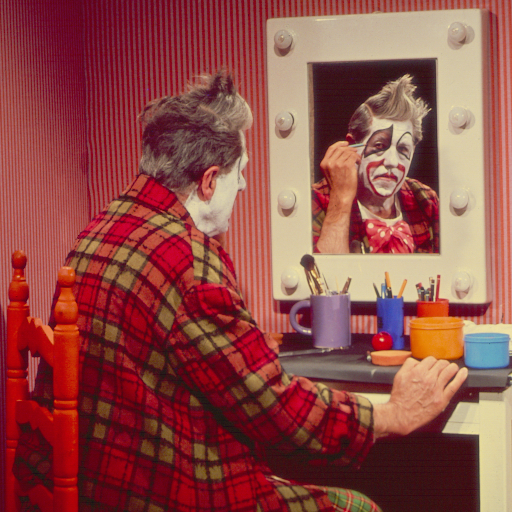
%> input picture TD2_15.09.2021/Louis/clown.bmp, 512 x 512 px
$ octave TD2_Exo3.m   (GNU Octave 9; MATLAB toolbox functions it lacks are replaced by stand-ins)
%> lines starting %> are read from the running program, lines starting %| are printed output that depends on the picture
%Penser à faire "pkg load image" avant chaque TD
clear all;
close all;

%On charge l'image en couleur
Ic = imread('clown.bmp');
%> Ic is the input picture: size 512x512x3 uint8; mean R, G, B 144.6, 75.7, 71

%On calcule la moyenne de l'image originale
Moyenne = mean(mean2(Ic));
%> Moyenne = 97.12
%Retourne une seule valeur : fais la moyenne de chaque couleur où chaque valeur
%est renvoyée dans un vecteur. Puis ensuite on refait la moyenne du vecteur et donc
%des 3 couleurs

Ic_R = Ic(:,:,1); %On prend le canal de couleur 1 de l'image originale
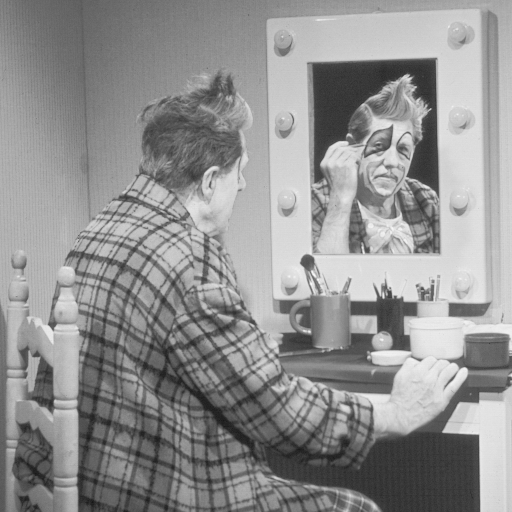
%> Ic_R: size 512x512 uint8; min 22, max 250, mean 144.6
Ic_G = Ic(:,:,2); %On prend le canal de couleur 2 de l'image originale
Ic_B = Ic(:,:,3); %On prend le canal de couleur 3 de l'image originale
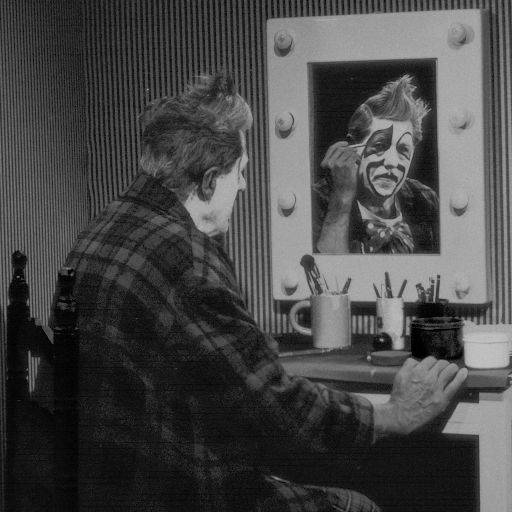
%> Ic_B: size 512x512 uint8; min 1, max 195, mean 71

Moyenne_R = mean(mean2(Ic_R)); %On fait la moyenne sur le canal Rouge
%> Moyenne_R = 144.6
Moyenne_G =  mean(mean2(Ic_G)); %On fait la moyenne sur le canal Vert
%> Moyenne_G = 75.72
Moyenne_B =  mean(mean2(Ic_B)); %On fait la moyenne sur le canal Bleu
%> Moyenne_B = 71.02

K_red = Moyenne ./ Moyenne_R; %Formule de calcul du TD
%> K_red = 0.672
K_green = Moyenne ./ Moyenne_G;
%> K_green = 1.28
K_blue = Moyenne ./ Moyenne_B;
%> K_blue = 1.37

R_Sortie = K_red .* Ic_R; %Formule de calcul du TD
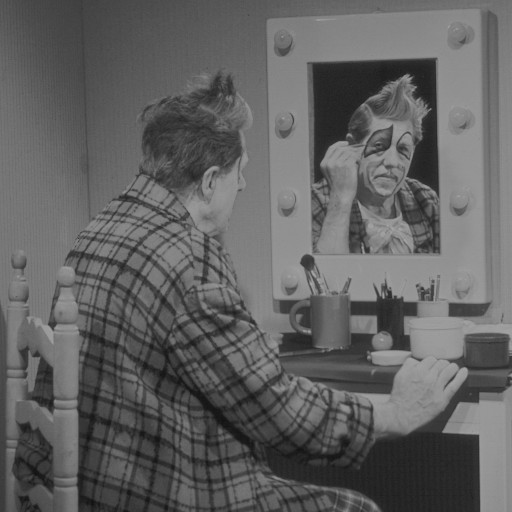
%> R_Sortie: size 512x512 uint8; min 15, max 168, mean 97.1
G_Sortie = K_green .* Ic_G;
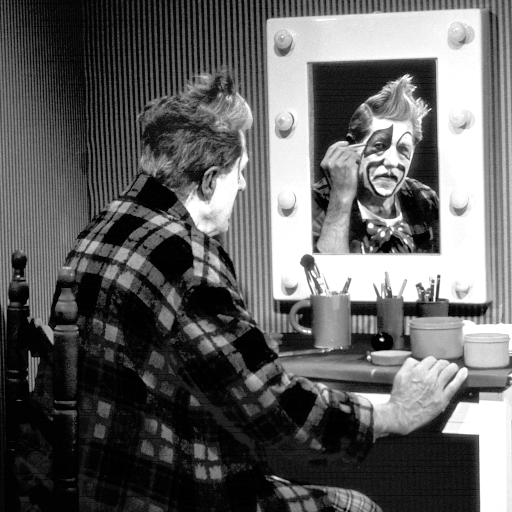
%> G_Sortie: size 512x512 uint8; min 1, max 255, mean 96.5
B_Sortie = K_blue .* Ic_B;
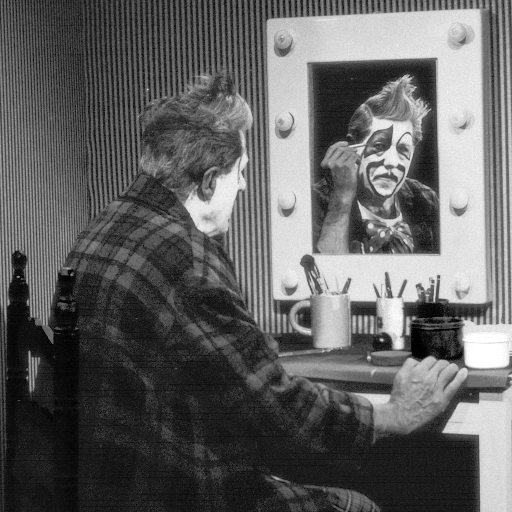
%> B_Sortie: size 512x512 uint8; min 1, max 255, mean 97.1

%Maintenant qu'on a tous les canaux de sortie, on cherche à reconstruire l'image

Ic_Sortie(:,:,1) = R_Sortie;
Ic_Sortie(:,:,2) = G_Sortie;
Ic_Sortie(:,:,3) = B_Sortie;
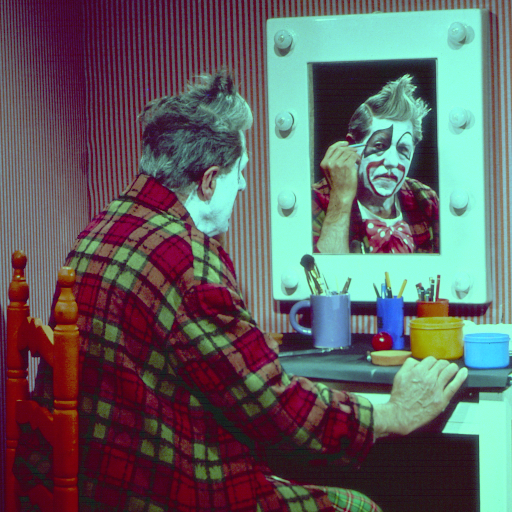
%> Ic_Sortie: size 512x512x3 uint8; mean R, G, B 97.1, 96.5, 97.1

figure();
subplot(3,1,1); imhist(Ic_R); title('Histogramme Rouge');
subplot(3,1,2); imhist(Ic_G); title('Histogramme Vert');
subplot(3,1,3); imhist(Ic_B); title('Histogramme Bleu');
%> after `title('Histogramme Bleu')`:
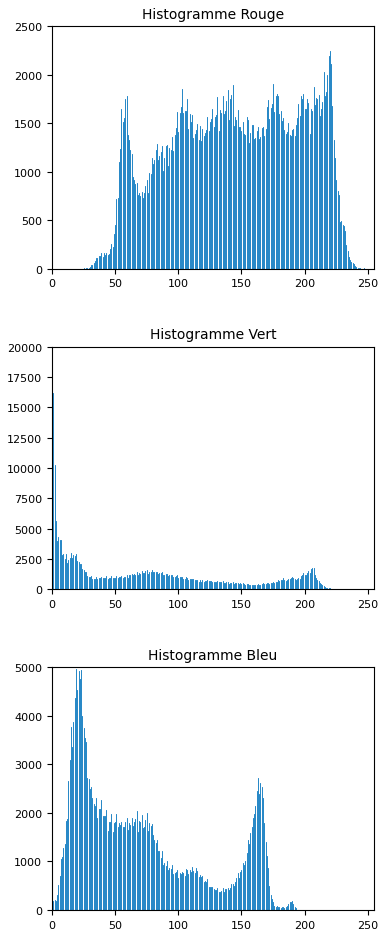
%> figure redrawn from the program's plot data, 3 panels; panel 1: highest point at x = 220, y = 2243; panel 2: highest point at x = 1, y = 16163; panel 3: highest point at x = 19, y = 4973

figure();
subplot(1,2,1); imshow(Ic); title('Image de couleur Originale');
subplot(1,2,2); imshow(Ic_Sortie); title('Image de couleur Gray World');
